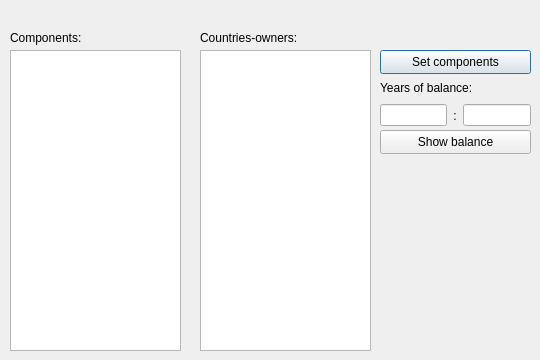
<?xml version="1.0" encoding="UTF-8"?>
<ui version="4.0">
 <class>InfoItem</class>
 <widget class="QDialog" name="InfoItem">
  <property name="geometry">
   <rect>
    <x>0</x>
    <y>0</y>
    <width>540</width>
    <height>360</height>
   </rect>
  </property>
  <property name="windowTitle">
   <string>Dialog</string>
  </property>
  <widget class="QLabel" name="label">
   <property name="geometry">
    <rect>
     <x>10</x>
     <y>10</y>
     <width>141</width>
     <height>16</height>
    </rect>
   </property>
   <property name="styleSheet">
    <string notr="true">color: red;</string>
   </property>
   <property name="text">
    <string/>
   </property>
  </widget>
  <widget class="QLabel" name="label_2">
   <property name="geometry">
    <rect>
     <x>10</x>
     <y>30</y>
     <width>171</width>
     <height>16</height>
    </rect>
   </property>
   <property name="text">
    <string>Components:</string>
   </property>
  </widget>
  <widget class="QListWidget" name="listWidget">
   <property name="geometry">
    <rect>
     <x>10</x>
     <y>50</y>
     <width>171</width>
     <height>301</height>
    </rect>
   </property>
  </widget>
  <widget class="QPushButton" name="pushButton">
   <property name="geometry">
    <rect>
     <x>380</x>
     <y>50</y>
     <width>151</width>
     <height>24</height>
    </rect>
   </property>
   <property name="text">
    <string>Set components</string>
   </property>
  </widget>
  <widget class="QPushButton" name="pushButton_2">
   <property name="geometry">
    <rect>
     <x>380</x>
     <y>130</y>
     <width>151</width>
     <height>24</height>
    </rect>
   </property>
   <property name="text">
    <string>Show balance</string>
   </property>
  </widget>
  <widget class="QListWidget" name="listWidget_2">
   <property name="geometry">
    <rect>
     <x>200</x>
     <y>50</y>
     <width>171</width>
     <height>301</height>
    </rect>
   </property>
  </widget>
  <widget class="QLabel" name="label_3">
   <property name="geometry">
    <rect>
     <x>200</x>
     <y>30</y>
     <width>171</width>
     <height>16</height>
    </rect>
   </property>
   <property name="text">
    <string>Countries-owners:</string>
   </property>
  </widget>
  <widget class="QLabel" name="label_4">
   <property name="geometry">
    <rect>
     <x>380</x>
     <y>80</y>
     <width>151</width>
     <height>16</height>
    </rect>
   </property>
   <property name="text">
    <string>Years of balance:</string>
   </property>
  </widget>
  <widget class="QWidget" name="horizontalLayoutWidget">
   <property name="geometry">
    <rect>
     <x>380</x>
     <y>100</y>
     <width>151</width>
     <height>31</height>
    </rect>
   </property>
   <layout class="QHBoxLayout" name="horizontalLayout">
    <item>
     <widget class="QLineEdit" name="lineEdit"/>
    </item>
    <item>
     <widget class="QLabel" name="label_5">
      <property name="text">
       <string>:</string>
      </property>
      <property name="alignment">
       <set>Qt::AlignCenter</set>
      </property>
     </widget>
    </item>
    <item>
     <widget class="QLineEdit" name="lineEdit_2"/>
    </item>
   </layout>
  </widget>
 </widget>
 <resources/>
 <connections/>
</ui>
